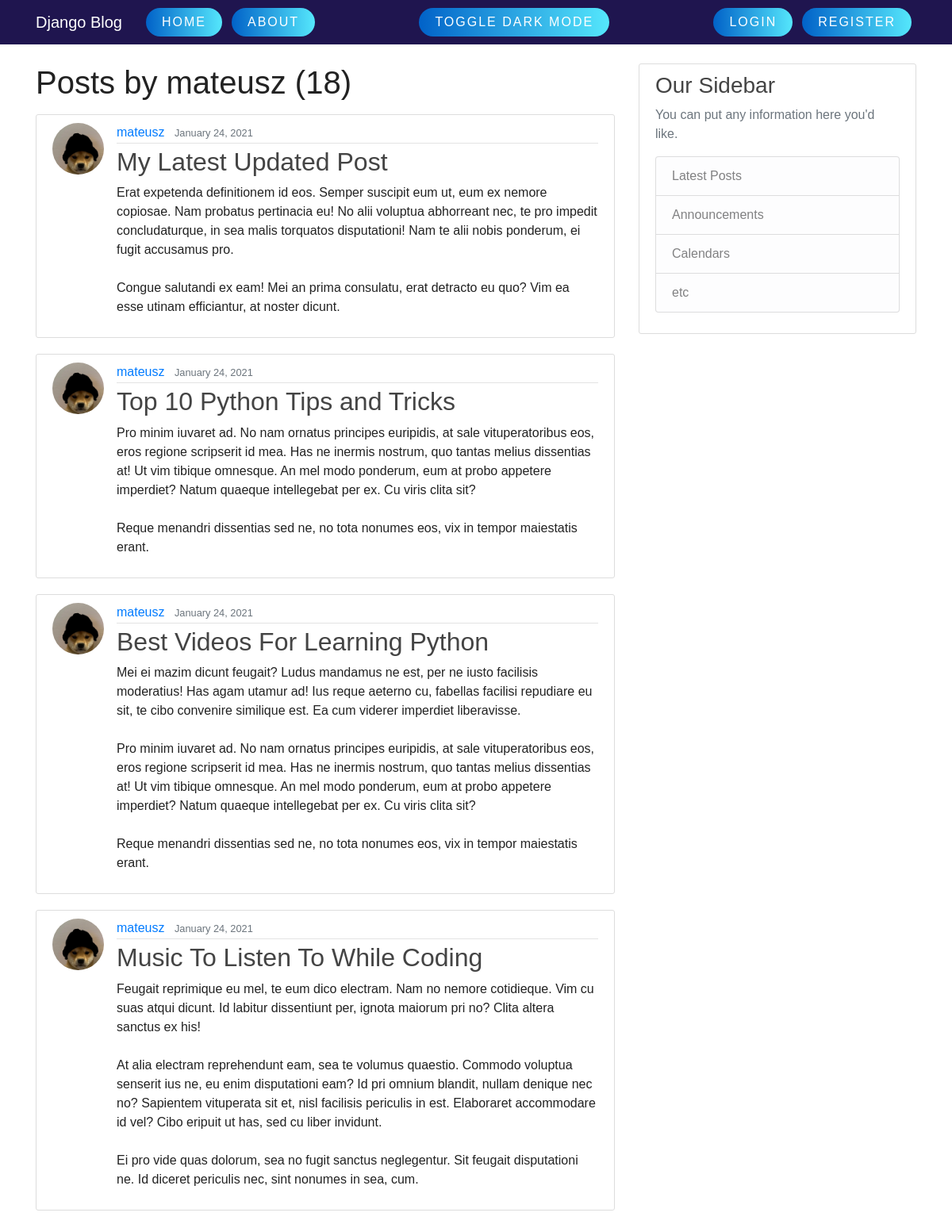
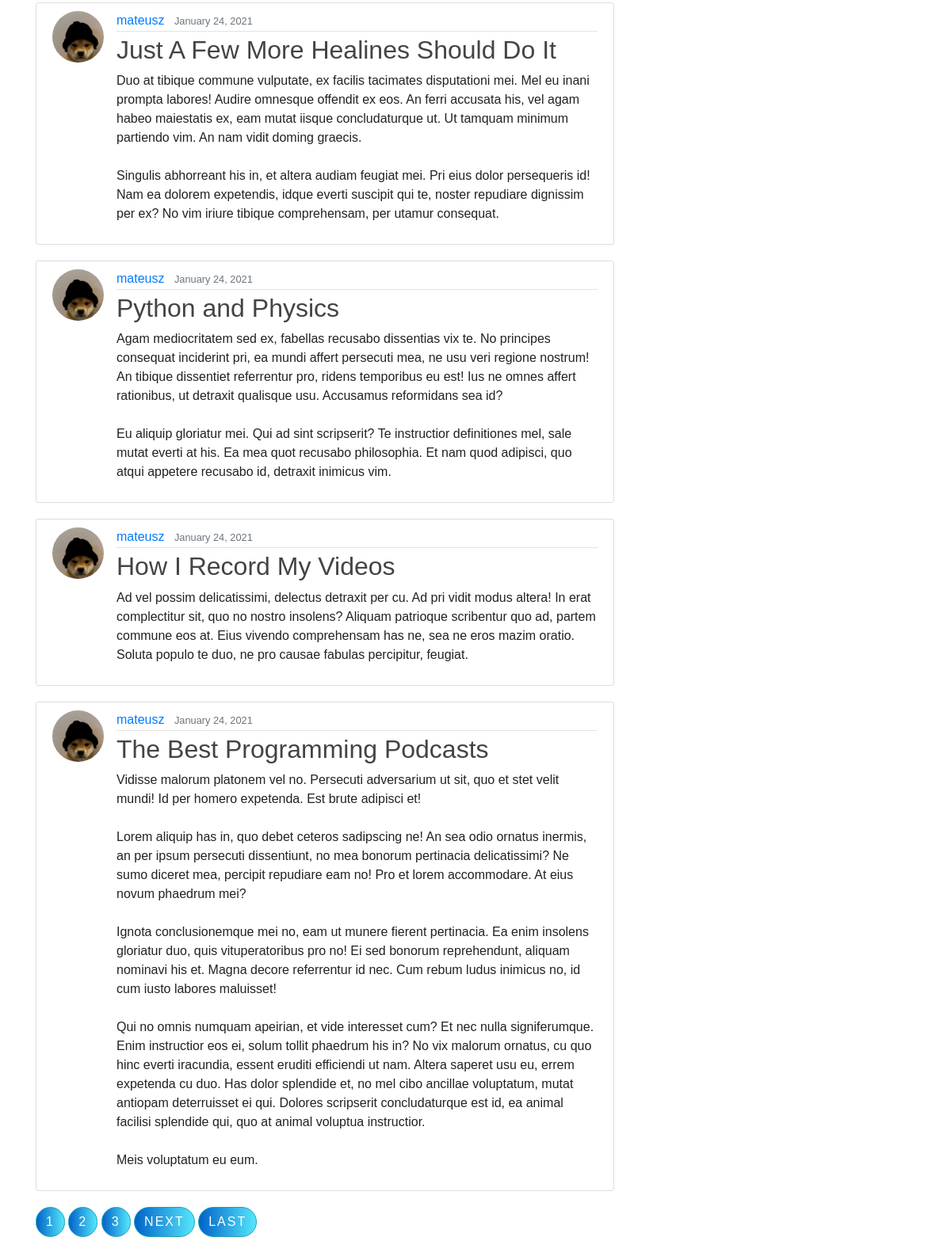
Page /user/mateusz/posts/ on the earlier database version (2 pictures, top to bottom).
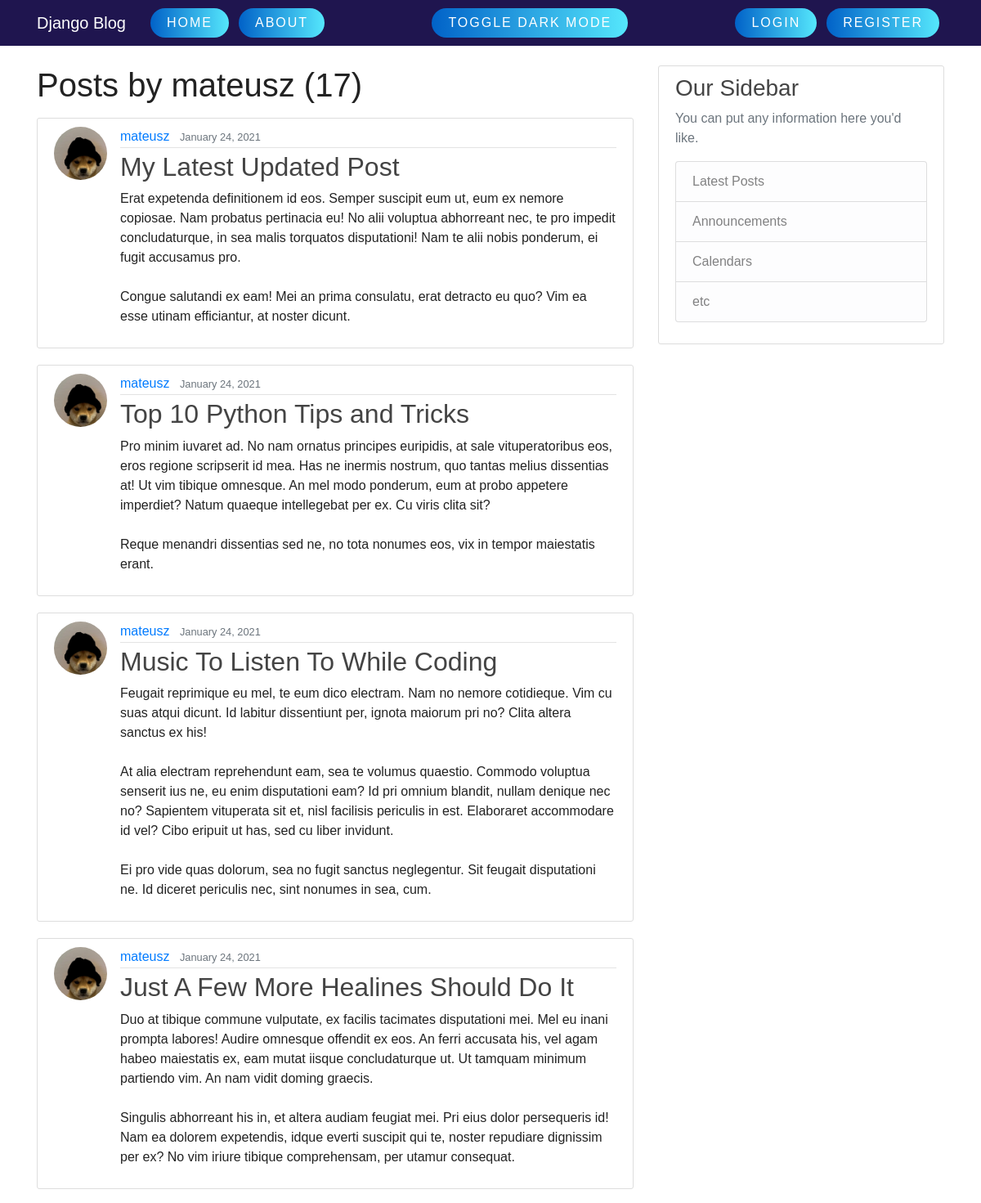
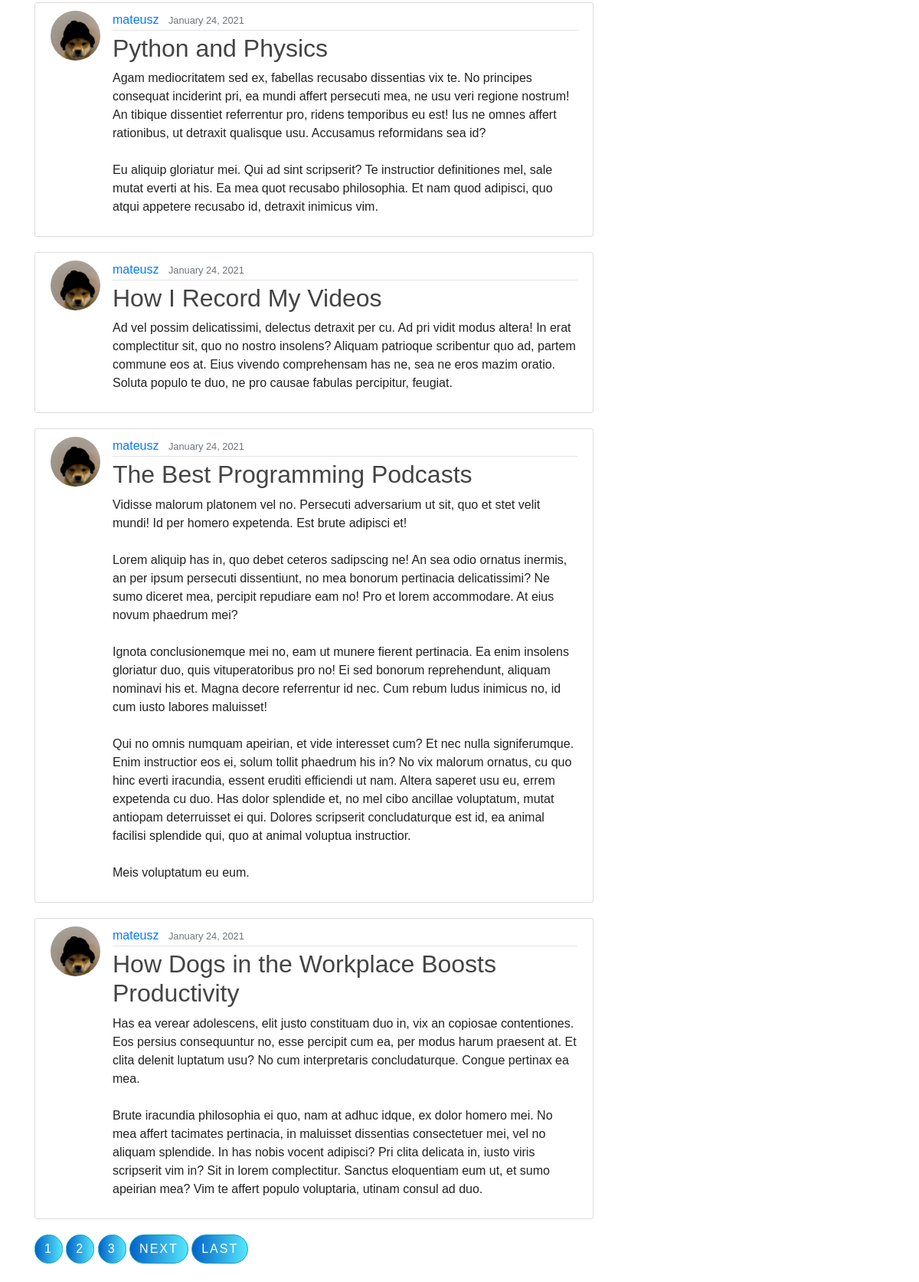
Same page on the later database version (2 pictures, top to bottom).
### blog/models.py (models this page shows, shortened)
class Post(models.Model):
    title = models.CharField(max_length=100)
    content = models.TextField()
    date_posted = models.DateTimeField(default=timezone.now)
    author = models.ForeignKey(User, on_delete=models.CASCADE)

### users/models.py (models this page shows, shortened)
class Profile(models.Model):
    user = models.OneToOneField(User, on_delete=models.CASCADE)
    image = models.ImageField(default='default.jpg', upload_to='profile_pics')

### blog/views.py (the view)
# urls.py: path('user/<str:username>/posts/', UserPostListView.as_view(), name='user-posts'),
class UserPostListView(ListView):   # displaying all posts of a user
    model = Post
    template_name = 'blog/user_posts.html' # <app>/<model>_<viewtype>.html
    context_object_name = 'posts'
    ordering = ['-date_posted'] # newest to oldest
    paginate_by = 8
    def get_queryset(self):
        user = get_object_or_404(User, username=self.kwargs.get('username'))
        return Post.objects.filter(author=user).order_by('-date_posted')

### blog/templates/blog/user_posts.html (shortened to what this page needs)
{% extends "blog/base.html"%}
{% block content %}
    <h1 class="mb-3">Posts by {{ view.kwargs.username }} ({{ page_obj.paginator.count }}) </h1>
    {% for post in posts %}
        <article class="media content-section">
            <img class="rounded-circle article-img" src=" {{ post.author.profile.image.url }} ">
            <div class="media-body">
                <div class="article-metadata">
                    <a class="mr-2" href="{% url 'user-posts' post.author.username %}">{{ post.author }}</a>
                    <small class="text-muted">{{ post.date_posted|date:"F d, Y" }}</small>
                </div>
                <h2><a class="article-title" href="{% url 'post-detail' post.id %}">{{ post.title }}</a></h2>
                <p class="article-content">{{ post.content }}</p>
            </div>
        </article>
    {% endfor %}
    {% if is_paginated %}
        {% for num in page_obj.paginator.page_range %}
            {% if page_obj.number == num %}
                <a class="btn btn-info mb-4" id="lowerButton" href="?page={{ num }}">{{ num }}</a>
                {% elif num > page_obj.number|add:'-3' and num < page_obj.number|add:'3' %}
                <a class="btn btn-outline-info mb-4" id="lowerButton" href="?page={{ num }}">{{ num }}</a>
            {% endif %}
        {% endfor %}
        {% if page_obj.has_next %}
            <a class="btn btn-outline-info mb-4" id="lowerButton" href="?page={{ page_obj.next_page_number }}">Next</a>
            <a class="btn btn-outline-info mb-4" id="lowerButton" href="?page={{ page_obj.paginator.num_pages }}">Last</a>
        {% endif %}
    {% endif %}
{% endblock content %}

### blog/templates/blog/base.html (shortened to what this page needs)
{% load static %}
<!DOCTYPE html>
<html>
<head>
    <link rel="stylesheet" href="https://maxcdn.bootstrapcdn.com/bootstrap/4.0.0/css/bootstrap.min.css"
>
    <link rel="stylesheet" type="text/css" href="{% static 'blog/main.css' %}">
</head>
<body>
    <header class="site-header">
        <nav class="navbar navbar-expand-md navbar-dark bg-steel fixed-top">
            <div class="container">
                <a class="navbar-brand mr-4" href="/">Django Blog</a>
                <div class="collapse navbar-collapse" id="navbarToggle">
                    <div class="navbar-nav mr-auto">
                        <a class="nav-item nav-link" id="upperButton" href="{% url 'blog-home' %}">Home</a>
                        <a class="nav-item nav-link" id="upperButton" href="{% url 'blog-about' %}">About</a>
                    </div>
                    <div class="navbar-nav mr-auto">
                        <a class="nav-item nav-link btn-toggle" id="upperButton" href="">Toggle Dark Mode</a>
                    </div>
                    <div class="navbar-nav">
                        {% if user.is_authenticated %}
                        <a class="nav-item nav-link" id="upperButton" href="{% url 'post-create' %}">Create Post</a>
                        <a class="nav-item nav-link" id="upperButton" href="{% url 'profile_edit' %}">Edit Profile</a>
                        <a class="nav-item nav-link" id="upperButton" href="{% url 'logout' %}">Logout</a>
                        {% else %}
                        <a class="nav-item nav-link" id="upperButton" href="{% url 'login' %}">Login</a>
                        <a class="nav-item nav-link" id="upperButton" href="{% url 'register' %}">Register</a>
                        {% endif %}
                    </div>
                </div>
            </div>
        </nav>
    </header>
    <main role="main" class="container">
        <div class="row">
            <div class="col-md-8">
                {% block content %}{% endblock %}
            </div>
            <div class="col-md-4">
                <div class="content-section">
                    <h3>Our Sidebar</h3>
                    <p class='text-muted'>You can put any information here you'd like.
                    <ul class="list-group">
                        <li class="list-group-item list-group-item-light">Latest Posts</li>
                        <li class="list-group-item list-group-item-light">Announcements</li>
                        <li class="list-group-item list-group-item-light">Calendars</li>
                        <li class="list-group-item list-group-item-light">etc</li>
                    </ul>
                    </p>
                </div>
            </div>
        </div>
    </main>
</body>
</html>

### blog/static/blog/main.css (style rules this page uses)
body { background: #fafafa; color: #333333; margin-top: 5rem; }
h1, h2, h3, h4, h5, h6 { color: #444444; }
ul { margin: 0; }
.bg-steel { background-color: #1f154f; }
.site-header .navbar-nav .nav-link { color: #cbd5db; }
.content-section { background: #ffffff; padding: 10px 20px; border: 1px solid #dddddd; border-radius: 3px; margin-bottom: 20px; }
.article-title { color: #444444; }
.article-content { white-space: pre-line; }
.article-img { height: 65px; width: 65px; margin-right: 16px; }
.article-metadata { padding-bottom: 1px; margin-bottom: 4px; border-bottom: 1px solid #e3e3e3 }
#upperButton { position: relative; display: inline-block; color: #fff; padding: 6px 20px; margin: 0px 6px; text-decoration: none; text-transform: uppercase; letter-spacing: 2px; border-radius: 40px; background: linear-gradient(90deg,#0162c8,#55e7fc); }
#lowerButton { position: relative; display: inline-block; color: #fff; text-decoration: none; text-transform: uppercase; letter-spacing: 2px; border-radius: 40px; background: linear-gradient(90deg,#0162c8,#55e7fc); }
body { --text-color: #222; --bkg-color: #fff; }
* { font-family: Arial, Helvetica, sans-serif; }
body { background: var(--bkg-color); }
h1, p { color: var(--text-color); }

Differences in the rows shown:
removed Post: author.profile.image (picture), author "mateusz", date_posted "January 24, 2021", title "Best Videos For Learning Python", content "Mei ei mazim dicunt feugait? Ludus mandamus ne est, per ne iusto facilisis moderatius! Has agam utamur ad! Ius reque aeterno cu, fabellas facilisi repudiare eu sit, te cibo convenire similique est. Ea cum viderer imperdiet liberavisse. Pro minim iuvaret ad. No nam ornatus principes euripidis, at sale vituperatoribus eos, eros regione scripserit id mea. Has ne inermis nostrum, quo tantas melius dissentias at! Ut vim tibique omnesque. An mel modo ponderum, eum at probo appetere imperdiet? Natum quaeque intellegebat per ex. Cu viris clita sit? Reque menandri dissentias sed ne, no tota nonumes eos, vix in tempor maiestatis erant."
now on this page (row unchanged): Post: author.profile.image (picture), author "mateusz", date_posted "January 24, 2021", title "How Dogs in the Workplace Boosts Productivity", content "Has ea verear adolescens, elit justo constituam duo in, vix an copiosae contentiones. Eos persius consequuntur no, esse percipit cum ea, per modus harum praesent at. Et clita delenit luptatum usu? No cum interpretaris concludaturque. Congue pertinax ea mea. Brute iracundia philosophia ei quo, nam at adhuc idque, ex dolor homero mei. No mea affert tacimates pertinacia, in maluisset dissentias consectetuer mei, vel no aliquam splendide. In has nobis vocent adipisci? Pri clita delicata in, iusto viris scripserit vim in? Sit in lorem complectitur. Sanctus eloquentiam eum ut, et sumo apeirian mea? Vim te affert populo voluptaria, utinam consul ad duo."
Other differences:
{{ page_obj.paginator.count }}: "18" → "17"
